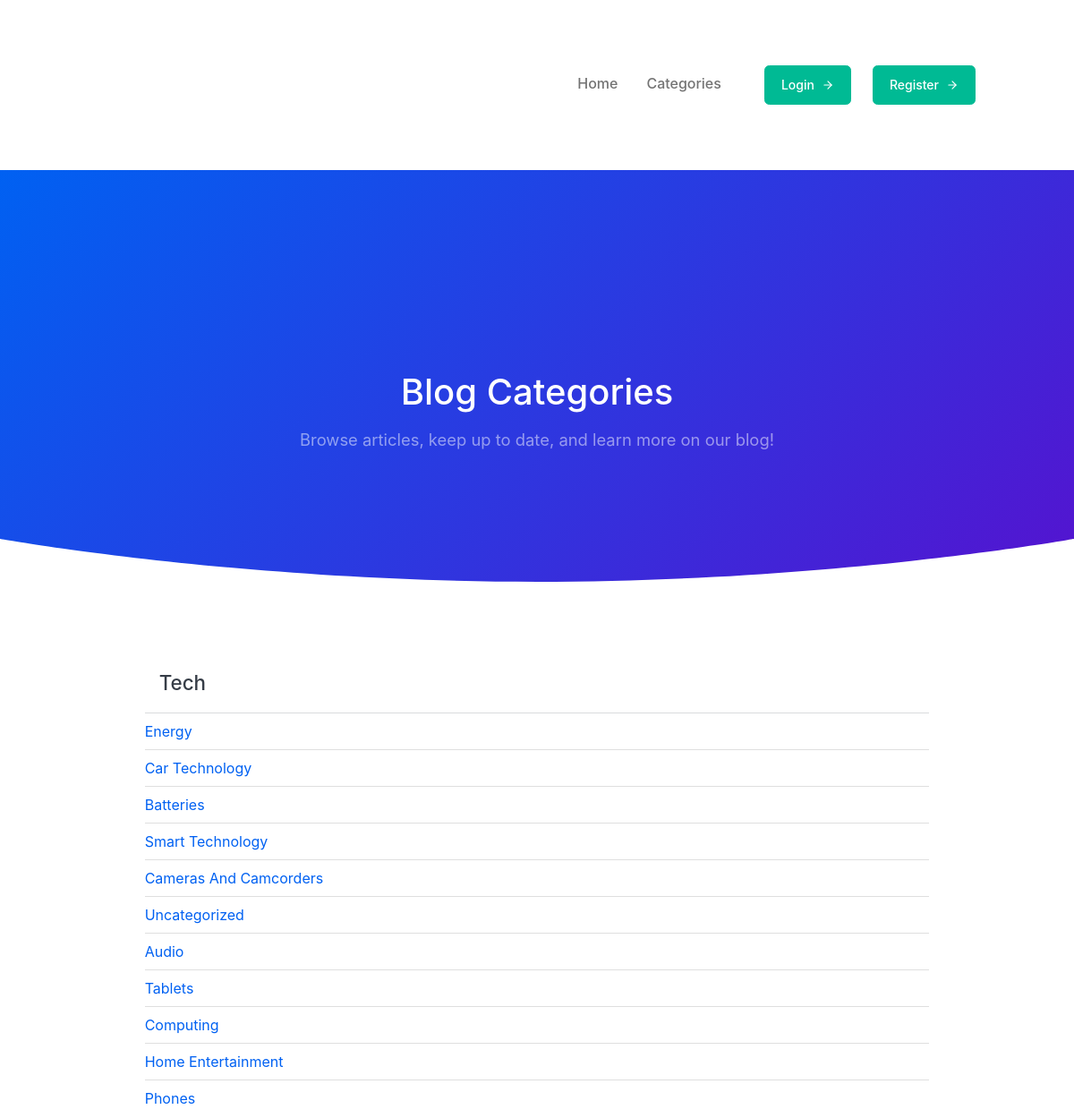
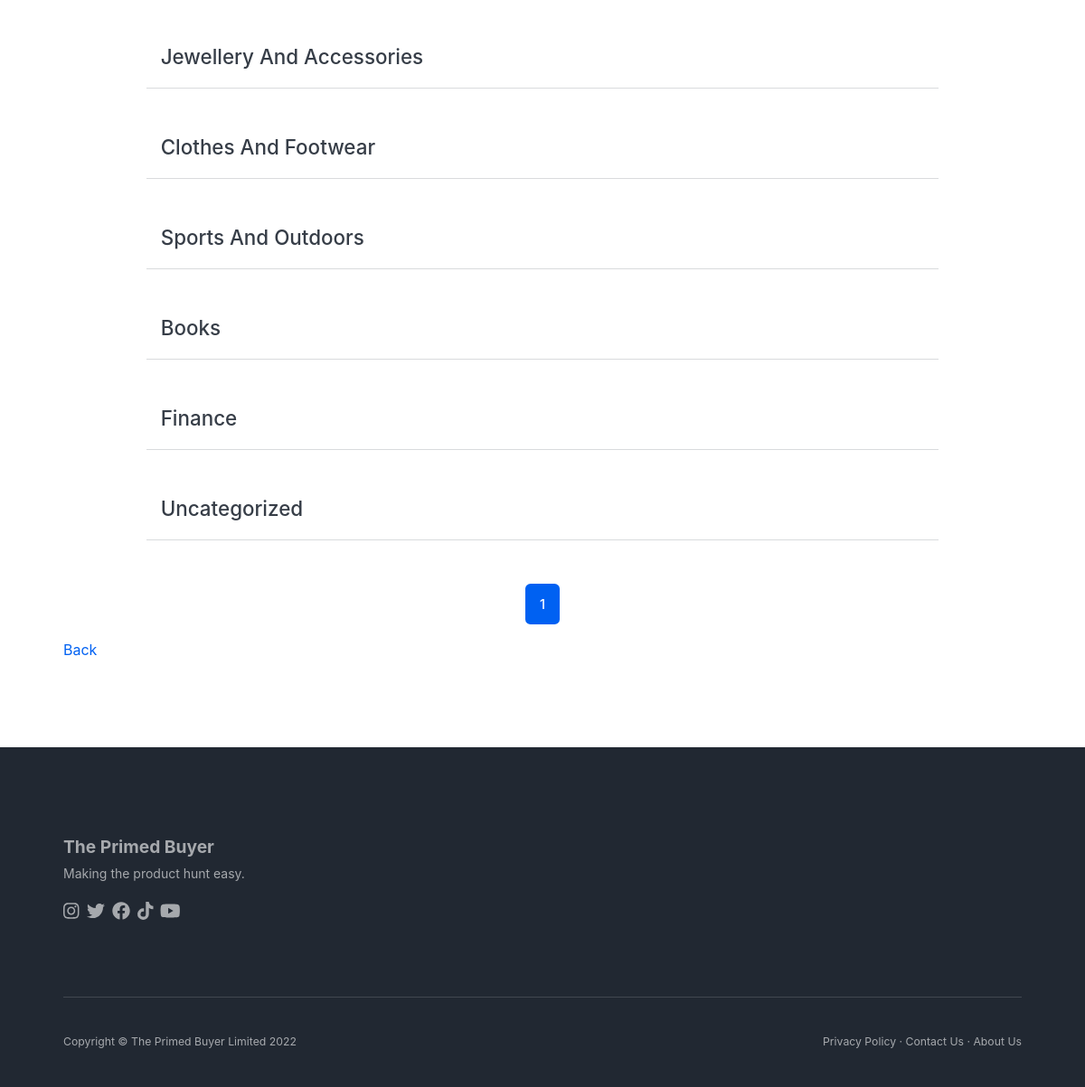
The page /category-list/ on the database its author committed (2 pictures, top to bottom).
### theblog/models.py (models this page shows, shortened)
class Category(models.Model):
    name = models.CharField(max_length=255)
    def __str__(self):
        return self.name

class SubCategory(models.Model):
    name = models.CharField(max_length=255, blank=True, null=True)
    sub_category = models.ForeignKey(Category, on_delete=models.CASCADE, default='uncategorized', related_name='sub_category')
    slug = models.SlugField(null=True, default='uncategorized', blank=False)

### theblog/views.py (the view)
# urls.py: path('category-list/', views.ListAllCategoriesView, name='category_list'),
def ListAllCategoriesView(request):
    cat_menu_list = Category.objects.all()
    p = Paginator(cat_menu_list, 8)
    page = request.GET.get('page')
    all_categories = p.get_page(page)
    nums = 'J' * all_categories.paginator.num_pages
    sub_categories = SubCategory.objects.all()
    return render(request, 'categories_list.html',{
        'cat_menu_list': cat_menu_list,
        'all_categories':all_categories,
        'nums':nums,
        'sub_categories':sub_categories,
    })

### theblog/templates/categories_list.html (shortened to what this page needs)
{% extends 'base.html' %}
{% load static %}
{% block content%}
<header class="page-header-ui page-header-ui-dark bg-gradient-primary-to-secondary">
    <div class="page-header-ui-content pt-10">
        <div class="container px-5 text-center">
            <div class="row gx-5 justify-content-center">
                <div class="col-lg-8">
                    <h1 class="page-header-ui-title mb-3">Blog Categories</h1>
                    <p class="page-header-ui-text">Browse articles, keep up to date, and learn more on our
                        blog!</p>
                </div>
            </div>
        </div>
    </div>
    <div class="svg-border-rounded text-white">
        <svg xmlns="http://www.w3.org/2000/svg" viewBox="0 0 144.54 17.34" preserveAspectRatio="none" fill="currentColor"><path d="M144.54,17.34H0V0H144.54ZM0,0S32.36,17.34,72.27,17.34,144.54,0,144.54,0"></path></svg>
    </div>
</header>
<section class="bg-white py-10">
    <div class="container px-5">
        <div class="row gx-5 justify-content-center">
            <div class="col-lg-10">
                {% for cat in all_categories %}
                    <div class="d-flex align-items-center justify-content-between">
                        <a class="dropdown-item" href="{% url 'category' cat|slugify %}"><h2 class="mb-0">{{cat|title}}</h2></a>
                    </div>
                    <hr class="mb-0">
                    <ul class="list-group list-group-flush list-group-careers">
                        {% for sub_cat in sub_categories %}
                            {% if sub_cat.sub_category == cat %}
                            <li class="list-group-item">
                                <a href="{% url 'sub_category' sub_cat.slug %}">{{sub_cat.name|title}}</a>
                            </li>
                            {% endif %}
                        {% endfor %}
                    </ul>
                {% endfor %}
            </div>
        </div>
            <nav aria-label="Page navigation example">
                <ul class="pagination pagination-blog justify-content-center">
                    {% for i in nums %}
                    {% if forloop.counter == all_categories.number %}
                        <li class="page-item active">
                            <a class="page-link" href="?page={{forloop.counter}}">{{forloop.counter}}</a>
                        </li>
                        {% else %}
                        <li class="page-item">
                            <a class="page-link" href="?page={{forloop.counter}}">{{forloop.counter}}</a>
                        </li>
                {% endif %}
                {% endfor %}
                </ul>
            </nav>
            <a href="{% url 'home' %}">Back</a>
    </div>
</section>
{% endblock %}

### rows shown on the page
Category: name "Tech"
SubCategory: name "Energy"
SubCategory: name "Car Technology"
SubCategory: name "Batteries"
SubCategory: name "Smart Technology"
SubCategory: name "Cameras And Camcorders"
SubCategory: name "Uncategorized"
SubCategory: name "Audio"
SubCategory: name "Tablets"
SubCategory: name "Computing"
SubCategory: name "Home Entertainment"
SubCategory: name "Phones"
Category: name "Jewellery And Accessories"
Category: name "Clothes And Footwear"
Category: name "Sports And Outdoors"
Category: name "Books"
Category: name "Finance"
Category: name "Uncategorized"
